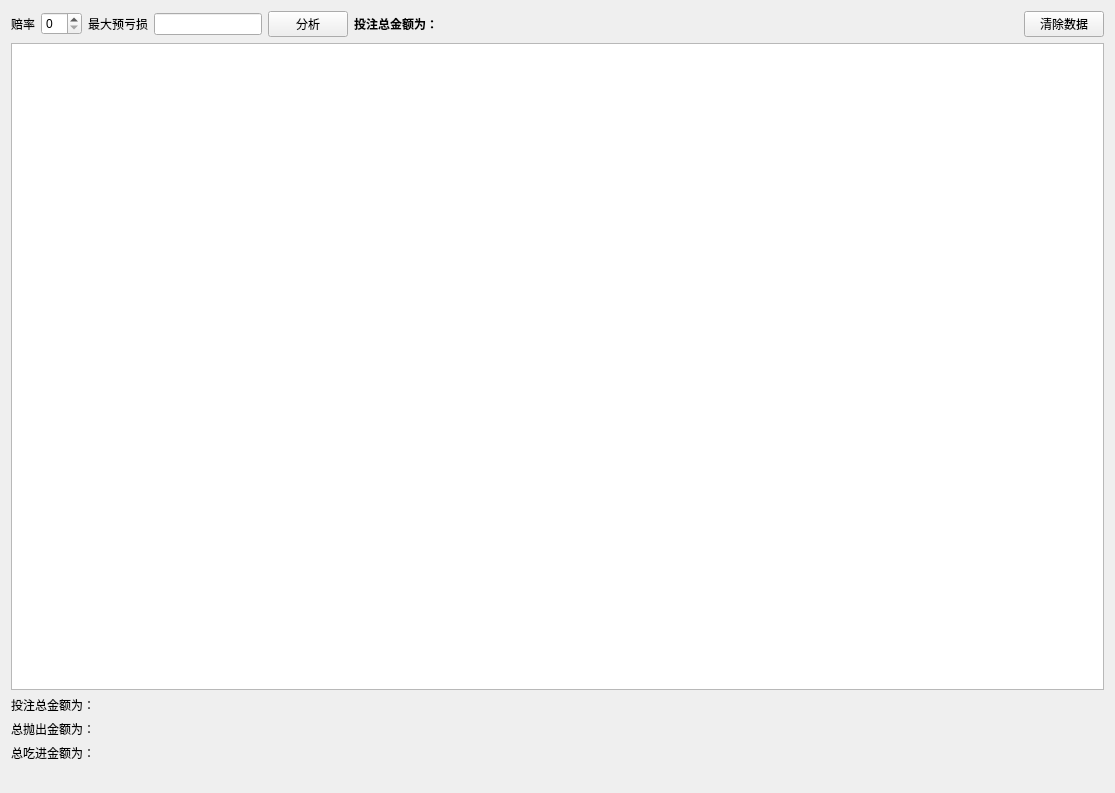
<?xml version="1.0" encoding="UTF-8"?>
<ui version="4.0">
 <class>Form</class>
 <widget class="QWidget" name="Form">
  <property name="geometry">
   <rect>
    <x>0</x>
    <y>0</y>
    <width>1115</width>
    <height>793</height>
   </rect>
  </property>
  <property name="windowTitle">
   <string>Form</string>
  </property>
  <layout class="QGridLayout" name="gridLayout">
   <item row="1" column="0">
    <widget class="QTableView" name="tableView">
     <property name="sizePolicy">
      <sizepolicy hsizetype="Expanding" vsizetype="Expanding">
       <horstretch>0</horstretch>
       <verstretch>0</verstretch>
      </sizepolicy>
     </property>
     <property name="minimumSize">
      <size>
       <width>600</width>
       <height>600</height>
      </size>
     </property>
    </widget>
   </item>
   <item row="0" column="0">
    <layout class="QHBoxLayout" name="horizontalLayout">
     <item>
      <widget class="QLabel" name="odds">
       <property name="text">
        <string>赔率</string>
       </property>
      </widget>
     </item>
     <item>
      <widget class="QSpinBox" name="spinBox"/>
     </item>
     <item>
      <widget class="QLabel" name="maximum_loss">
       <property name="text">
        <string>最大预亏损</string>
       </property>
      </widget>
     </item>
     <item>
      <widget class="QLineEdit" name="lineEdit">
       <property name="sizePolicy">
        <sizepolicy hsizetype="Fixed" vsizetype="Fixed">
         <horstretch>0</horstretch>
         <verstretch>0</verstretch>
        </sizepolicy>
       </property>
      </widget>
     </item>
     <item>
      <widget class="QPushButton" name="pushButton">
       <property name="text">
        <string>分析</string>
       </property>
      </widget>
     </item>
     <item>
      <widget class="QLabel" name="label">
       <property name="sizePolicy">
        <sizepolicy hsizetype="Expanding" vsizetype="Preferred">
         <horstretch>0</horstretch>
         <verstretch>0</verstretch>
        </sizepolicy>
       </property>
       <property name="text">
        <string>&lt;html&gt;&lt;head/&gt;&lt;body&gt;&lt;p&gt;&lt;span style=&quot; font-weight:600;&quot;&gt;投注总金额为：&lt;/span&gt;&lt;/p&gt;&lt;/body&gt;&lt;/html&gt;</string>
       </property>
      </widget>
     </item>
     <item>
      <widget class="QPushButton" name="data_del">
       <property name="text">
        <string>清除数据</string>
       </property>
      </widget>
     </item>
    </layout>
   </item>
   <item row="3" column="0">
    <widget class="QLabel" name="total_throw_label">
     <property name="text">
      <string>总抛出金额为：</string>
     </property>
    </widget>
   </item>
   <item row="4" column="0">
    <widget class="QLabel" name="total_catch_label">
     <property name="text">
      <string>总吃进金额为：</string>
     </property>
    </widget>
   </item>
   <item row="5" column="0">
    <widget class="QLabel" name="label_2">
     <property name="text">
      <string/>
     </property>
    </widget>
   </item>
   <item row="2" column="0">
    <widget class="QLabel" name="total_money">
     <property name="text">
      <string>投注总金额为：</string>
     </property>
    </widget>
   </item>
  </layout>
 </widget>
 <resources/>
 <connections/>
</ui>
